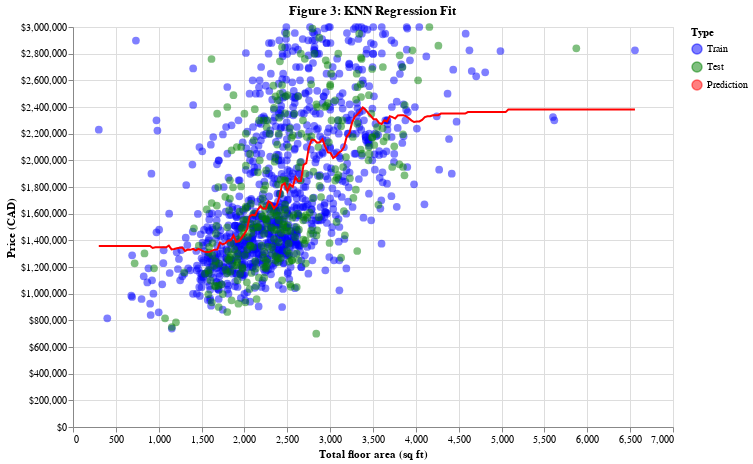

The cell this chart's notebook holds for it:
### Markdown cell above
The graph depicting the performance of the K-Nearest Neighbors regression model shows a sharp decline in the Root Mean Squared Prediction Error (RMSPE) as the number of neighbors increases from 1, suggesting that a single neighbor leads to overfitting. The RMSPE stabilizes shortly after, indicating that adding more neighbors beyond this point does not significantly improve the model's predictive accuracy. This stabilization occurs at around 5 neighbors, which likely represents an optimal balance between model complexity and prediction error, hinting that a relatively simple model is sufficient to capture the trends in the Vancouver housing data. However, this is very different from the result we previously achieved with our cross-validation method. Why is that? There are several possible reasons, and while a full investigation is beyond the scope of this course, here are some likely culprits:


1. Noise and Variability: 
Because of the large variability in our prices as indicated in our pre-analysis data exploration above, a smaller k value means that the averaging of the data is more sensitive to variation. Larger k values can balance those variations out, leading to better results not captured by the graph above.
2. Complexity of the model:
3. Smaller k values can also lead to more complex models, which can perform well on training data but do not generalize well. The grid search with cross-validation finds a better balance that can predict new data. We can see this once we plot the Knn regression fit graph below."

### Code cell
# Use the trained pipeline to predict over a range of X values for visualization
X_vis = pd.DataFrame(np.linspace(X_train['Total floor area'].min(), X_train['Total floor area'].max(), 200), columns=['Total floor area'])
home_pipe.set_params(**home_min)  # Set the best found parameters
home_pipe.fit(X_train[['Total floor area']], y_train)  # Fit the pipeline with the training data
y_pred = home_pipe.predict(X_vis)

# Create DataFrames for plotting
train_df = pd.DataFrame({'Total floor area': X_train['Total floor area'], 'Price': y_train})
test_df = pd.DataFrame({'Total floor area': X_test['Total floor area'], 'Price': y_test})
pred_df = pd.DataFrame({'Total floor area': X_vis['Total floor area'], 'Price': y_pred})

# Create Single DataFrame for plotting
train_df["Type"] = "Train"
test_df["Type"] = "Test"
pred_df["Type"] = "Prediction"
three_in_one = pd.concat([train_df, test_df, pred_df], ignore_index=True)

# Map colors of each subplot
scale = alt.Scale(domain=['Train', 'Test', 'Prediction'], range=['blue', 'green', 'red'])

# Base chart for the training points
train_points = alt.Chart(train_df).mark_circle(size=60, opacity=0.5).encode(
    x='Total floor area:Q',
    y='Price:Q',
    color=alt.Color('Type:N', scale=scale)
)

# Points for the test data
test_points = alt.Chart(test_df).mark_circle(size=60, opacity=0.5).encode(
    x='Total floor area:Q',
    y='Price:Q',
    color=alt.Color('Type:N', scale=scale)
)

# Line for the prediction
prediction_line = alt.Chart(pred_df).mark_line().encode(
    x='Total floor area:Q',
    y = alt.Y('Price:Q', title='Price (CAD)').axis(format="$,.0f"),
    color=alt.Color('Type:N', scale=scale)
)

# Combine the charts
chart = (train_points + test_points + prediction_line).properties(
    width=600,
    height=400,
    title='Figure 3: KNN Regression Fit'
)

# Set chart axis titles
chart.layer[0].encoding.y.title = 'Price (CAD)'
chart.layer[0].encoding.x.title = 'Total floor area (sq ft)'

# Display the chart
chart

### Figure 1 — Vega-Lite specification as saved in the notebook (floating-point values rounded to 4 significant figures; data arrays with more than 128 entries replaced by an {"elided": "..."} marker saying what was removed)
{"config": {"view": {"continuousWidth": 300, "continuousHeight": 300}}, "layer": [{"data": {"name": "data-522a21966df213017d3343f407e1016b"}, "mark": {"type": "circle", "opacity": 0.5, "size": 60}, "encoding": {"color": {"field": "Type", "scale": {"domain": ["Train", "Test", "Prediction"], "range": ["blue", "green", "red"]}, "type": "nominal"}, "x": {"field": "Total floor area", "title": "Total floor area (sq ft)", "type": "quantitative"}, "y": {"field": "Price", "title": "Price (CAD)", "type": "quantitative"}}}, {"data": {"name": "data-3bf6a12aa89dedfb81b0ad8425afdb00"}, "mark": {"type": "circle", "opacity": 0.5, "size": 60}, "encoding": {"color": {"field": "Type", "scale": {"domain": ["Train", "Test", "Prediction"], "range": ["blue", "green", "red"]}, "type": "nominal"}, "x": {"field": "Total floor area", "type": "quantitative"}, "y": {"field": "Price", "type": "quantitative"}}}, {"data": {"name": "data-8353ec8dd949577ae2736267dbdd4534"}, "mark": {"type": "line"}, "encoding": {"color": {"field": "Type", "scale": {"domain": ["Train", "Test", "Prediction"], "range": ["blue", "green", "red"]}, "type": "nominal"}, "x": {"field": "Total floor area", "type": "quantitative"}, "y": {"axis": {"format": "$,.0f"}, "field": "Price", "title": "Price (CAD)", "type": "quantitative"}}}], "height": 400, "title": "Figure 3: KNN Regression Fit", "width": 600, "$schema": "https://vega.github.io/schema/vega-lite/v5.8.0.json", "datasets": {"data-522a21966df213017d3343f407e1016b": {"elided": "976 records"}, "data-3bf6a12aa89dedfb81b0ad8425afdb00": {"elided": "326 records"}, "data-8353ec8dd949577ae2736267dbdd4534": {"elided": "200 records"}}}
